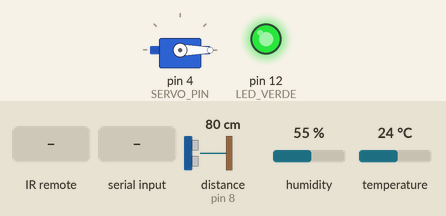
This sketch was run on a simulated Arduino Uno, built with avr-gcc and run on an emulated ATmega328P. Shown: servo, output pins drawn as LEDs (lit = HIGH). Inputs (shaded band) come from the test bench; at power-on: distance to the obstacle (sensor on pin 8) 80 cm, humidity 55 %, temperature 24 °C. The echo pulse lasts 58.3 µs per cm; pins used as bus, display or sensor lines are not drawn.

Above: at 2.2 s.
2.3 s: infrared code 0xE718FF00 received
At 5.5 s:
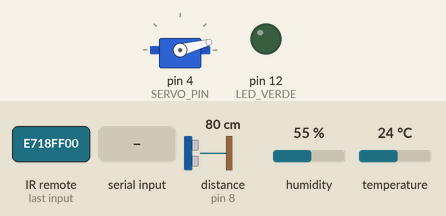
8.6 s: infrared code 0xF30CFF00 received
At 11.2 s:
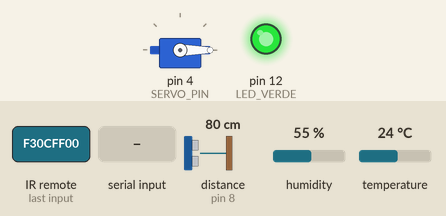
16.4 s: "U" received over the second serial link
At 20.0 s:
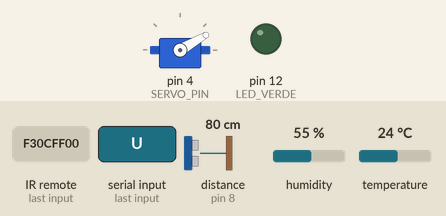
24.0 s: "O" received over the second serial link
At 26.1 s:
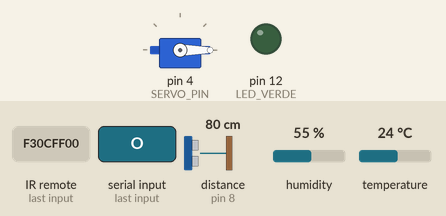
Timing chart, 0 to 27.6 s (numbered marks = the images above; inputs shaded):
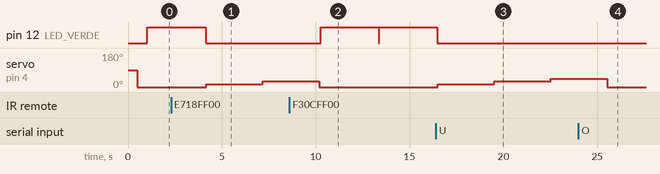

Measured:
- after the input at 2.3 s, pin 12 (LED_VERDE): goes on until 4.1 s, then stays LOW; servo on pin 4 (SERVO_PIN): 0° → 15° after 1.9 s, → 30° 3.0 s later
- after the input at 8.6 s, pin 12 (LED_VERDE): LOW → HIGH after 1.7 s, → LOW 3.1 s later, → HIGH 0.02 s later
- after the input at 16.4 s, pin 12 (LED_VERDE): goes on until 16.5 s, then stays LOW; servo on pin 4 (SERVO_PIN): 0° → 15° after 0.11 s, → 30° 3.0 s later, → 45° 3.0 s later
- after the input at 24.0 s, servo on pin 4 (SERVO_PIN): 45° → 0° after 1.5 s

The sketch:

emisor.ino
```cpp
#include <DHT.h>
#include <Servo.h>
#include <SoftwareSerial.h>
#include <IRremote.h>   // NUEVO


// Pines LoRa (enlace al RECEPTOR)
#define RX_PIN 10
#define TX_PIN 11
SoftwareSerial lora(RX_PIN, TX_PIN);


// Pines sensores/actuadores
#define DHTPIN 2
#define DHTTYPE DHT11
#define LED_VERDE 12
#define TRIG_PIN 9
#define ECHO_PIN 8
#define SERVO_PIN 4


// Pin receptor IR
#define IR_PIN 6        // AJUSTA al pin real donde conectes el receptor IR


// Códigos IR (SUSTITUYE por los de tu mando real)
#define IR_CODE_TEMP   0xF30CFF00  // Modo TEMP/HUM  Boton 1
#define IR_CODE_RADAR  0xE718FF00  // RADAR  Boton 2
#define IR_CODE_ORBITA 0xA15EFF00 // ORBITAL  Boton 3
#define IR_CODE_PAUSA  0xF708FF00 // PAUSA   Boton 4
#define IR_CODE_STOP   0xE31CFF00  // STOP Boton 5


// Constantes para la simulación de órbita
const double G = 6.67430e-11;
const double M = 5.97219e24;
const double R_EARTH = 6371000;
const double ALTITUDE = 400000;
const double EARTH_ROTATION_RATE = 7.2921159e-5;
const double TIME_COMPRESSION = 90.0;


// Variables de la simulación
double real_orbital_period;
double r;


DHT dht(DHTPIN, DHTTYPE);
Servo servo;


unsigned long nextHT = 0;
unsigned long nextTimeoutHT = 0;
bool esperandoTimeout = false;


unsigned long nextUltrasonic = 0;
int servoPos = 0;
bool scanning = false;
bool modoOrbital = false;
int servoDirection = 1;
bool paused = false;
unsigned long lastOrbitalSend = 0;


// ---------------- FUNCION CHECKSUM ----------------
uint8_t calcularChecksum(String mensaje) {
  uint16_t suma = 0;
  for (unsigned int i = 0; i < mensaje.length(); i++) {
    suma += (uint8_t)mensaje[i];
  }
  return suma % 256;
}
// --------------------------------------------------


// ---------- FUNCIÓN COMÚN PARA COMANDOS ----------
void procesarComando(char comando) {
  if (comando == 'U') {
    // Iniciar RADAR
    scanning = true;
    modoOrbital = false;
    paused = false;
    servoPos = 0;
    servoDirection = 1;
    servo.write(servoPos);
    nextUltrasonic = 0;
    lora.println("RADAR_INICIADO");
  }
  else if (comando == 'O') {
    // Iniciar modo ORBITAL
    modoOrbital = true;
    scanning = false;
    paused = false;
    servo.write(0);


    // Enviar confirmación inmediata
    String mensaje = "MODO_ORBITAL_ACTIVADO";
    uint8_t cs = calcularChecksum(mensaje);
    lora.print(mensaje);
    lora.print("*");
    lora.println(cs);
    delay(100);
  }
  else if (comando == 'P') {
    // Pausar / reanudar
    paused = !paused;
  }
  else if (comando == 'T' || comando == 'D') {
    // Detener todo y volver a modo normal
    scanning = false;
    modoOrbital = false;
    paused = false;
    servo.write(0);
    lora.println("MODO_DETENIDO");
  }
}
// --------------------------------------------------


void setup() {
  lora.begin(9600);   // LoRa en pines 10 y 11
  IrReceiver.begin(IR_PIN, ENABLE_LED_FEEDBACK);  // NUEVO


  r = R_EARTH + ALTITUDE;
  real_orbital_period = 2 * PI * sqrt(pow(r, 3) / (G * M));


  dht.begin();
  pinMode(LED_VERDE, OUTPUT);
  pinMode(TRIG_PIN, OUTPUT);
  pinMode(ECHO_PIN, INPUT);


  servo.attach(SERVO_PIN);
  delay(500);
  servo.write(0);
  delay(500);


  digitalWrite(TRIG_PIN, LOW);


  lastOrbitalSend = millis();
}


void loop() {
  unsigned long currentTime = millis();


  // --- COMANDOS DEL RECEPTOR POR LoRa ---
  if (lora.available()) {
    char comando = lora.read();
    procesarComando(comando);
  }


  // --- COMANDOS DESDE MANDO IR ---
  if (IrReceiver.decode()) {
    unsigned long code = IrReceiver.decodedIRData.decodedRawData;


    if (code == IR_CODE_TEMP) {
      procesarComando('T');
      String mensaje = "IR_TEMP";
      uint8_t cs = calcularChecksum(mensaje);
      lora.print(mensaje);
      lora.print("*");
      lora.println(cs);
    }
    else if (code == IR_CODE_RADAR) {
      procesarComando('U');
      String mensaje = "IR_RADAR";
      uint8_t cs = calcularChecksum(mensaje);
      lora.print(mensaje);
      lora.print("*");
      lora.println(cs);
    }
    else if (code == IR_CODE_ORBITA) {
      procesarComando('O');
      String mensaje = "IR_ORBITAL";
      uint8_t cs = calcularChecksum(mensaje);
      lora.print(mensaje);
      lora.print("*");
      lora.println(cs);
    }
    else if (code == IR_CODE_PAUSA) {
      procesarComando('P');
      String mensaje = "IR_PAUSA";
      uint8_t cs = calcularChecksum(mensaje);
      lora.print(mensaje);
      lora.print("*");
      lora.println(cs);
    }
    else if (code == IR_CODE_STOP) {
      procesarComando('T');
      String mensaje = "IR_STOP";
      uint8_t cs = calcularChecksum(mensaje);
      lora.print(mensaje);
      lora.print("*");
      lora.println(cs);
    }


    IrReceiver.resume();
  }


  // ============================
  //       MODO ORBITAL
  // ============================
  if (modoOrbital && (currentTime - lastOrbitalSend >= 1000)) {
    simulate_orbit(currentTime, 0, 0);
    lastOrbitalSend = currentTime;
  }


  // ============================
  //   MODO TEMPERATURA/HUMEDAD
  // ============================
  if (!scanning && !modoOrbital && millis() >= nextHT) {
    nextHT = millis() + 3000;


    // 1. DESCONECTAR servo antes de leer sensor
    if (servo.attached()) {
      servo.detach();
      pinMode(SERVO_PIN, INPUT);  // Alta impedancia
      delay(10);
    }


    float h = dht.readHumidity();
    float t = dht.readTemperature();


    if (isnan(h) || isnan(t)) {
      if (!esperandoTimeout) {
        esperandoTimeout = true;
        nextTimeoutHT = millis() + 5000;
      }
    } else {
      esperandoTimeout = false;


      digitalWrite(LED_VERDE, HIGH);


      String mensaje = String(h, 1) + "," + String(t, 1);
      uint8_t cs = calcularChecksum(mensaje);
      lora.print(mensaje);
      lora.print("*");
      lora.println(cs);
      delay(3000);


      delay(80);
      digitalWrite(LED_VERDE, LOW);
    }
  }


  // ============================
  //         MODO RADAR
  // ============================
  if (scanning && !paused && millis() >= nextUltrasonic) {


    // 2. RECONECTAR servo solo si estamos en modo radar
    if (scanning && !servo.attached()) {
      servo.attach(SERVO_PIN);
      servo.write(servoPos);  // Volver a la posición anterior
    }


    nextUltrasonic = millis() + 150;


    servoPos += servoDirection * 15;
    if (servoPos >= 180) {
      servoDirection = -1;
      servoPos = 180;
    } else if (servoPos <= 0) {
      servoDirection = 1;
      servoPos = 0;
    }
    servo.write(servoPos);


    digitalWrite(TRIG_PIN, LOW);
    delayMicroseconds(2);
    digitalWrite(TRIG_PIN, HIGH);
    delayMicroseconds(10);
    digitalWrite(TRIG_PIN, LOW);


    long duration = pulseIn(ECHO_PIN, HIGH, 30000);


    if (duration <= 0) {
      String mensaje = "FALLO_ULTRASONICO";
      uint8_t cs = calcularChecksum(mensaje);
      lora.print(mensaje);
      lora.print("*");
      lora.println(cs);
      delay(3000);
    } else {
      long distance = duration * 0.034 / 2;


      String mensaje = String(servoPos) + "," + String(distance);
      uint8_t cs = calcularChecksum(mensaje);
      lora.print(mensaje);
      lora.print("*");
      lora.println(cs);
      delay(3000);
    }
  }


  // ============================
  //   TIMEOUT SENSOR DHT
  // ============================
  if (esperandoTimeout && millis() >= nextTimeoutHT) {
    String mensaje = "FALLO_SENSOR";
    uint8_t cs = calcularChecksum(mensaje);
    lora.print(mensaje);
    lora.print("*");
    lora.println(cs);
    delay(3000);


    esperandoTimeout = false;
  }
}


void simulate_orbit(unsigned long millis, double inclination, int ecef) {
  double time = (millis / 1000.0) * TIME_COMPRESSION;
  double angle = 2 * PI * (time / real_orbital_period);
  double x = r * cos(angle);
  double y = r * sin(angle) * cos(inclination);
  double z = r * sin(angle) * sin(inclination);


  if (ecef) {
    double theta = EARTH_ROTATION_RATE * time;
    double x_ecef = x * cos(theta) - y * sin(theta);
    double y_ecef = x * sin(theta) + y * cos(theta);
    x = x_ecef;
    y = y_ecef;
  }


  String mensaje = "Position: (X:" + String(x, 2) + " m, Y:" + String(y, 2) + " m, Z:" + String(z, 2) + " m)";
  uint8_t cs = calcularChecksum(mensaje);
  lora.print(mensaje);
  lora.print("*");
  lora.println(cs);
  delay(3000);
}
```
